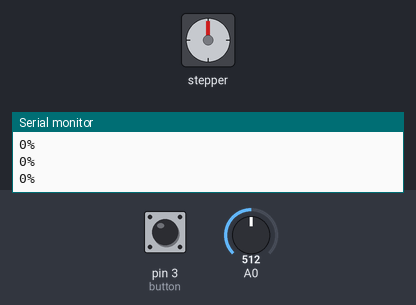
Simulated run of this sketch. Board: Arduino Uno, built with avr-gcc and run on an emulated ATmega328P. Shown: stepper motor, the last lines printed to the serial monitor. The inputs (shaded band) are chosen by the test bench; at power-on: pin 3 (button) HIGH, A0 = 512. Stepper angles assume 200 steps per turn.

Above: at 1.2 s.
1.3 s: pin 3 (button) pulled LOW for 0.15 s
At 1.46 s:
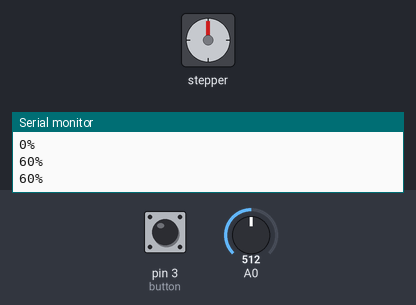
At 2.06 s:
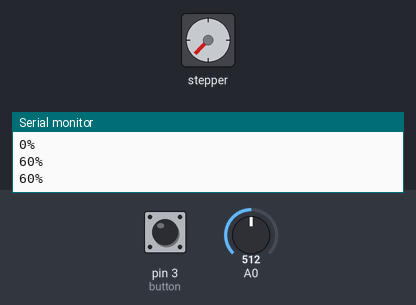
4.3 s: A0 set to 716
At 4.79 s:
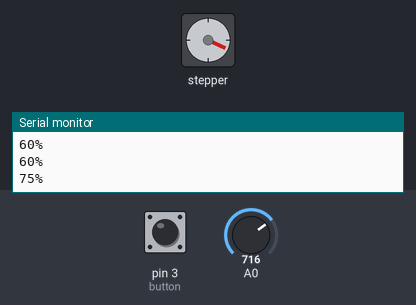
7.3 s: A0 set to 900
10.3 s: A0 set to 511
13.3 s: pin 3 (button) pulled LOW for 1 s
Timing chart, 0 to 16.3 s (numbered marks = the images above; inputs shaded):
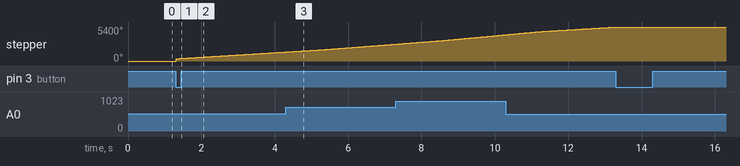

Measured:
- after the input at 1.3 s, stepper: keeps turning clockwise at about 480°/s, starting at once

The sketch:

B25_Program.ino
```cpp
// ---  B25 - Regulacija brzine UCN5088
// ---  Autor: Zoran Todorovic
// ---  06.06.2022.

// [ Biblioteke ]
#include <Stepper.h>

int button = 3;

// [ Pomocne promenljive ]
bool debounce = false;
bool isMotorRunning = false;
int stepsPerRevolution = 200;


Stepper myStepper(stepsPerRevolution, 8, 9, 10, 11);

void button_change(){   // funkcija za interupt dugmeta
  if(!digitalRead(button) && !debounce) {
    debounce = true;
    isMotorRunning = !isMotorRunning;
  }
  else if(debounce) {
    debounce = false;
  }
}

void setup() {
  Serial.begin(9600);
  pinMode(button, INPUT_PULLUP);
  attachInterrupt(digitalPinToInterrupt(button), button_change, CHANGE); // dodavanje interupta na dugme
}

void loop() {
  if(isMotorRunning){
    int reading = analogRead(A0);
    int readingMap = map(reading, 0, 1024, 20, 100); // pretvaranje analog reda u vrednosti od 20 - 100
    Serial.println(String(readingMap) + "%");        // ispisivanje brzine u procentima
    myStepper.step(stepsPerRevolution);
    myStepper.setSpeed(readingMap);
  }
  else {
    Serial.println("0%");
  }
}
```
